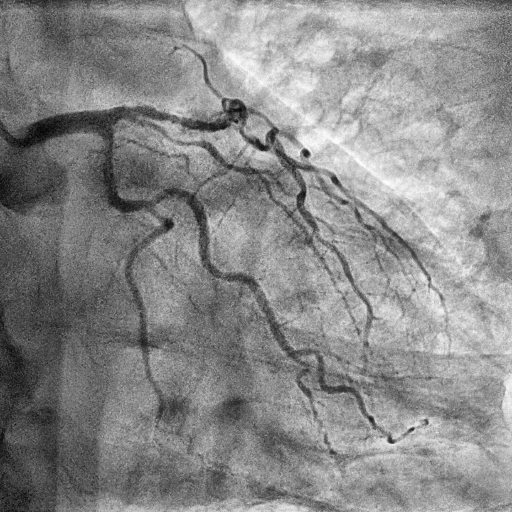
#> input picture exports/opencv/adaptive-histogram-eq/cl2_frame25.png, 512 x 512 px
$ python image-fusion.py
#> lines starting #> are read from the running program, lines starting #| are printed output that depends on the picture; after the words box and inside, x2 and y2 are one past the last pixel; in counts of white or black regions, pixels touching at a corner belong together; pictures that were not available may be replaced by others from this repository, and a replacement may not be noted
import cv2 as cv
import numpy as npy

def select_max(img1: cv.Mat, img2: cv.Mat) -> cv.Mat:
    """Selects the greater pixel values and assigns that as the pixel to be used in the output image.

    Args:
        img1 (cv.Mat): Input image 1
        img2 (cv.Mat): Input image 2

    Raises:
        SystemExit: Crash the program if one or both images are NULL.
        SystemExit: If either image dimensions are not identical then crash the program.

    Returns:
        cv.Mat: The fused output image
    """

    if (img1 is None or img2 is None):
        raise SystemExit("ERROR: One or both images are NULL")

    if (img1.shape != img2.shape):
        raise  SystemExit("ERROR: Dimensions aren't the same")

    # Create blank white image of the same size as input.
    output:cv.Mat = npy.zeros((img1.shape[0], img1.shape[1], 3), npy.uint8)
    output[:,:,0] = 0xFF # Blue channel
    output[:,:,1] = 0xFF # Green channel
    output[:,:,2] = 0xFF # Red channel

    for row in range(img1.shape[0]):
        for col in range(img1.shape[1]):

            # Select maximum pixel intensity
            if (img1[row][col] >= img2[row][col]):
                output[row][col] = img1[row][col]
            else:
                output[row][col] = img2[row][col]

    return output

def simple_weighted_avg( img1:cv.Mat, img2:cv.Mat, weight: float):

    if (img1 is None or img2 is None):
        raise SystemExit("ERROR: One or both images are NULL")

    if (img1.shape != img2.shape):
        raise  SystemExit("ERROR: Dimensions aren't the same")

    fused_image:cv.Mat = cv.addWeighted(img1, weight, img2, 1-weight, 0)

    # Convert to uint8 if necessary
    fused_image = npy.clip(fused_image, 0, 255).astype(npy.uint8)
    return fused_image

if __name__ == "__main__":
    src = cv.imread("./exports/opencv/adaptive-histogram-eq/cl2_frame25.png", cv.IMREAD_GRAYSCALE)
#> src is the input picture: shape (512, 512); min 1, max 255, mean 137.5
    enh = cv.imread("./exports/opencv/adaptive-histogram-eq/cl3_frame25.png", cv.IMREAD_GRAYSCALE)
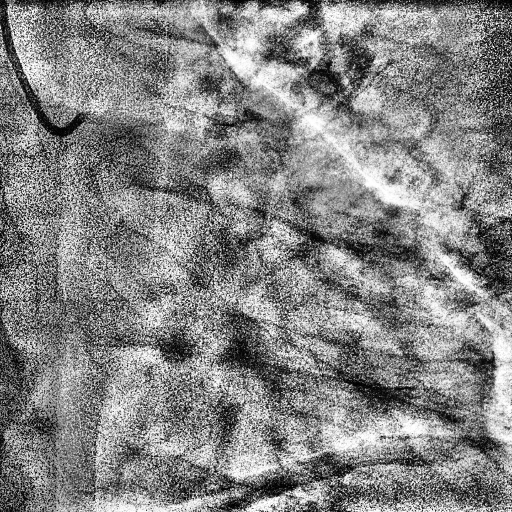
#> input picture exports/opencv/adaptive-histogram-eq/cl10_frame00.png, 512 x 512 px, given in place of cl3_frame25.png, which was not available
#> enh is the input picture: shape (512, 512); min 0, max 255, mean 132

    src = cv.GaussianBlur(src, (5,5), .9, None, .9)
    enh = cv.GaussianBlur(enh, (5,5), 0)
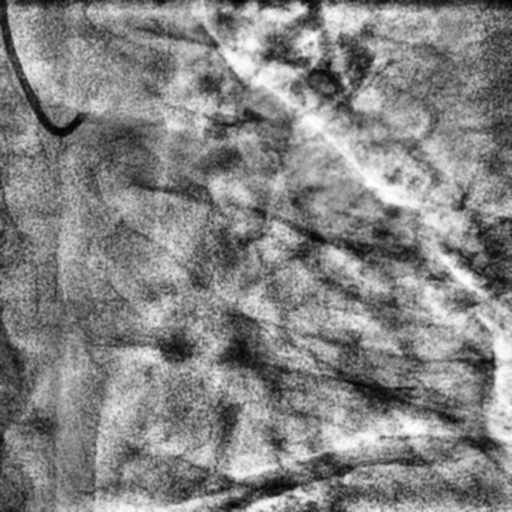
#> enh: shape (512, 512); min 2, max 254, mean 132

    (ret, src) = cv.threshold(src, 90, 255, cv.THRESH_BINARY)
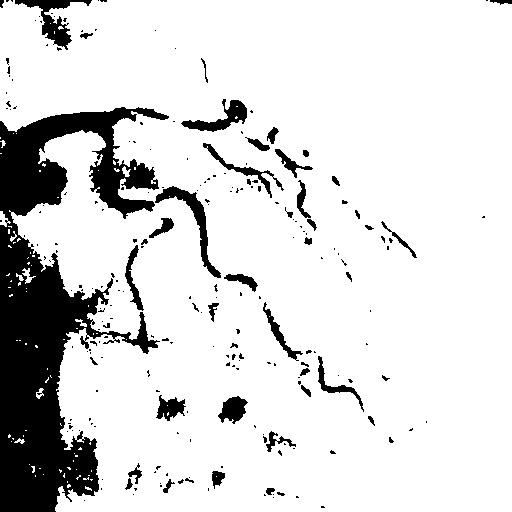
#> src: shape (512, 512); 85.5% white; 227 black regions (178 under 20 px), largest, box (x1, y1, x2, y2) and area: (0, 107, 169, 512) 28849, (15, 0, 92, 50) 1054, (155, 186, 221, 278) 1052
    (ret, enh) = cv.threshold(enh, 70, 255, cv.THRESH_TOZERO)
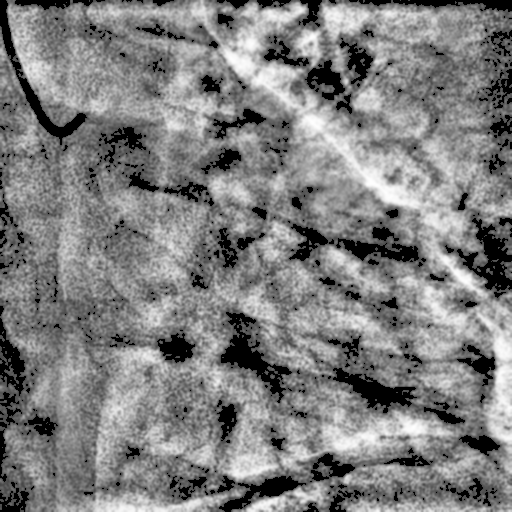
#> enh: shape (512, 512); min 0, max 254, mean 127.1


    # thresh1 = cv.adaptiveThreshold(src, 255, cv.ADAPTIVE_THRESH_GAUSSIAN_C, cv.THRESH_BINARY, 15, 0.05)
    # thresh2 = cv.adaptiveThreshold(enh, 255, cv.ADAPTIVE_THRESH_GAUSSIAN_C, cv.THRESH_BINARY, 9, 0.05)

    # fused = select_max(thresh1, thresh2)

    fused = simple_weighted_avg(src, enh, 0.5)
#> in simple_weighted_avg, `fused_image:cv.Mat = cv.addWeighted(img1, weight, img2, 1-weight, 0)`:
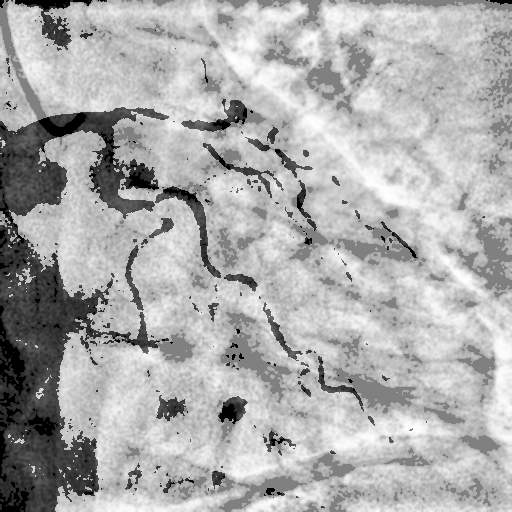
#> fused_image: shape (512, 512); min 0, max 254, mean 172.5


    # Side by side image concatenation - https://www.geeksforgeeks.org/how-to-display-multiple-images-in-one-window-using-opencv-python/ - Date Accessed: 14/12/2023
    cv.imshow("Source Images", npy.concatenate((src, enh), axis=1))
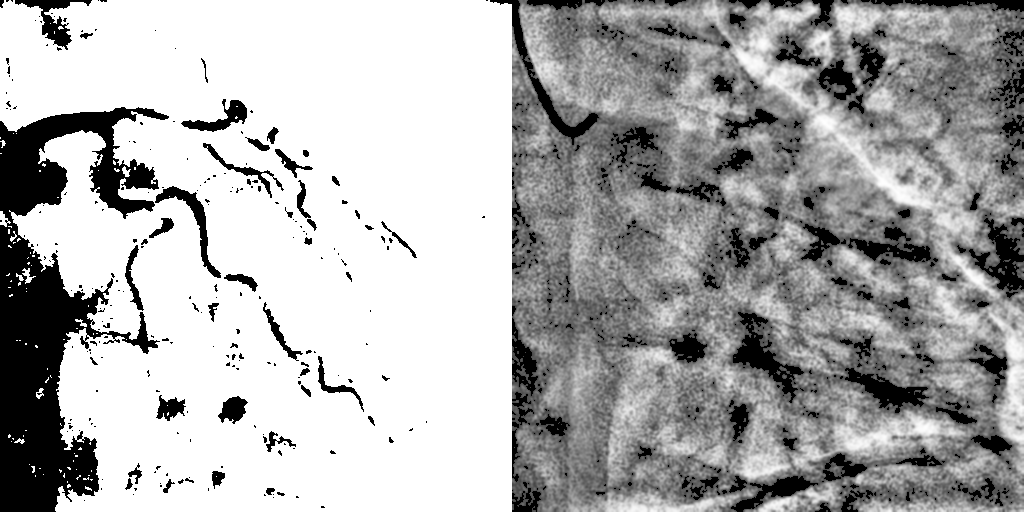
#> window 'Source Images': shape (512, 1024); min 0, max 255, mean 172.5
    cv.imshow("Binarized Images", npy.concatenate((src, enh), axis=1))

    cv.imshow("Fused image", fused)

    cv.waitKey()
